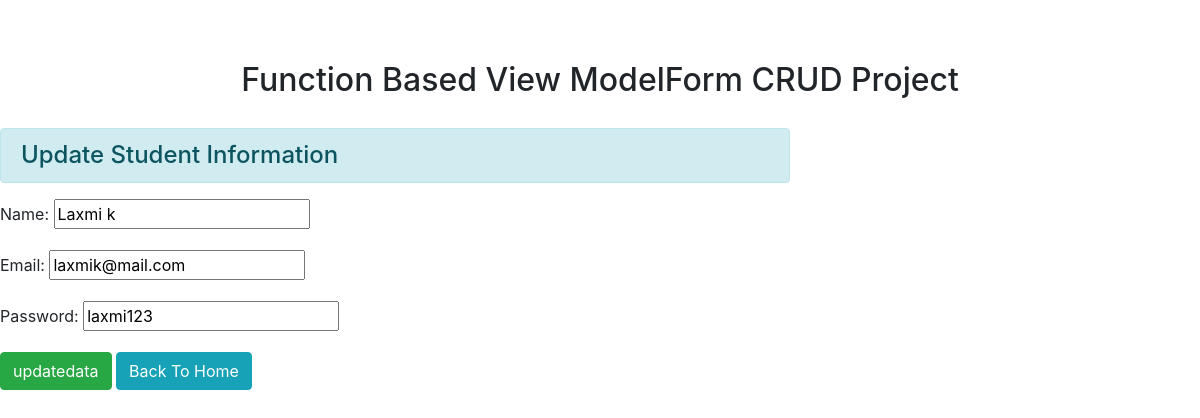
Page /19/ on the committed database.
### enroll/models.py (models this page shows)
class User(models.Model):
    name=models.CharField(max_length=70)
    email=models.EmailField(max_length=100)
    password=models.CharField(max_length=100)

### enroll/views.py (the view)
# urls.py: path('<int:id>/',views.update_data,name="updatedata"),
def update_data(request,id):
    if request.method=="POST":
        pi=User.objects.get(pk=id)
        fm=StudentRegistration(request.POST,instance=pi)
        if fm.is_valid():
            fm.save()
    else:
        pi=User.objects.get(pk=id)
        fm=StudentRegistration(instance=pi)
    return render(request,'enroll/updatestudent.html' ,{'form':fm})

### enroll/forms.py
class StudentRegistration(forms.ModelForm):
    class Meta:
        model=User
        fields=['name','email','password']

### enroll/templates/enroll/updatestudent.html (shortened to what this page needs)
{% extends 'enroll/base.html' %}
{% block content %}
    <div class="row">
        <div class="col-sm-8 offset=2">
            <h4 class="alert alert-info"> Update Student Information </h4>
            <form action=""method="POST">
                {{form.as_p}}
                <input type="Submit" class="btn btn-success" value="updatedata">
                <a href="{% url 'addandshow'%}" class="btn btn-info">Back To Home </a>
            </form>
        </div>
    </div>
{% endblock content %}

### rows in the picture
User: name "Laxmi k", email "laxmik@mail.com", password "laxmi123"
